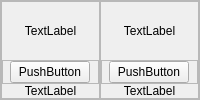
                            <widget class="QFrame" name="frame_26">
                             <property name="frameShape">
                              <enum>QFrame::StyledPanel</enum>
                             </property>
                             <property name="frameShadow">
                              <enum>QFrame::Raised</enum>
                             </property>
                             <layout class="QHBoxLayout" name="horizontalLayout_11">
                              <property name="spacing">
                               <number>0</number>
                              </property>
                              <property name="leftMargin">
                               <number>0</number>
                              </property>
                              <property name="topMargin">
                               <number>0</number>
                              </property>
                              <property name="rightMargin">
                               <number>0</number>
                              </property>
                              <property name="bottomMargin">
                               <number>0</number>
                              </property>
                              <item>
                               <widget class="QFrame" name="frame_30">
                                <property name="frameShape">
                                 <enum>QFrame::StyledPanel</enum>
                                </property>
                                <property name="frameShadow">
                                 <enum>QFrame::Raised</enum>
                                </property>
                                <layout class="QVBoxLayout" name="verticalLayout_13">
                                 <property name="spacing">
                                  <number>0</number>
                                 </property>
                                 <property name="leftMargin">
                                  <number>0</number>
                                 </property>
                                 <property name="topMargin">
                                  <number>0</number>
                                 </property>
                                 <property name="rightMargin">
                                  <number>0</number>
                                 </property>
                                 <property name="bottomMargin">
                                  <number>0</number>
                                 </property>
                                 <item>
                                  <widget class="QLabel" name="label_38">
                                   <property name="text">
                                    <string>TextLabel</string>
                                   </property>
                                   <property name="alignment">
                                    <set>Qt::AlignCenter</set>
                                   </property>
                                  </widget>
                                 </item>
                                 <item>
                                  <widget class="QFrame" name="frame_68">
                                   <property name="sizePolicy">
                                    <sizepolicy hsizetype="Preferred" vsizetype="Maximum">
                                     <horstretch>0</horstretch>
                                     <verstretch>0</verstretch>
                                    </sizepolicy>
                                   </property>
                                   <property name="styleSheet">
                                    <string notr="true"/>
                                   </property>
                                   <property name="frameShape">
                                    <enum>QFrame::StyledPanel</enum>
                                   </property>
                                   <property name="frameShadow">
                                    <enum>QFrame::Raised</enum>
                                   </property>
                                   <layout class="QHBoxLayout" name="horizontalLayout_43">
                                    <property name="spacing">
                                     <number>0</number>
                                    </property>
                                    <property name="leftMargin">
                                     <number>0</number>
                                    </property>
                                    <property name="topMargin">
                                     <number>0</number>
                                    </property>
                                    <property name="rightMargin">
                                     <number>0</number>
                                    </property>
                                    <property name="bottomMargin">
                                     <number>0</number>
                                    </property>
                                    <item>
                                     <widget class="QPushButton" name="pushButton_5">
                                      <property name="sizePolicy">
                                       <sizepolicy hsizetype="Maximum" vsizetype="Maximum">
                                        <horstretch>0</horstretch>
                                        <verstretch>0</verstretch>
                                       </sizepolicy>
                                      </property>
                                      <property name="text">
                                       <string>PushButton</string>
                                      </property>
                                      <property name="iconSize">
                                       <size>
                                        <width>16</width>
                                        <height>16</height>
                                       </size>
                                      </property>
                                      <property name="autoDefault">
                                       <bool>false</bool>
                                      </property>
                                      <property name="default">
                                       <bool>false</bool>
                                      </property>
                                      <property name="flat">
                                       <bool>false</bool>
                                      </property>
                                     </widget>
                                    </item>
                                   </layout>
                                  </widget>
                                 </item>
                                 <item>
                                  <widget class="QLabel" name="label_70">
                                   <property name="sizePolicy">
                                    <sizepolicy hsizetype="Preferred" vsizetype="Maximum">
                                     <horstretch>0</horstretch>
                                     <verstretch>0</verstretch>
                                    </sizepolicy>
                                   </property>
                                   <property name="text">
                                    <string>TextLabel</string>
                                   </property>
                                   <property name="alignment">
                                    <set>Qt::AlignCenter</set>
                                   </property>
                                  </widget>
                                 </item>
                                </layout>
                               </widget>
                              </item>
                              <item>
                               <widget class="QFrame" name="frame_63">
                                <property name="frameShape">
                                 <enum>QFrame::StyledPanel</enum>
                                </property>
                                <property name="frameShadow">
                                 <enum>QFrame::Raised</enum>
                                </property>
                                <layout class="QVBoxLayout" name="verticalLayout_14">
                                 <property name="spacing">
                                  <number>0</number>
                                 </property>
                                 <property name="leftMargin">
                                  <number>0</number>
                                 </property>
                                 <property name="topMargin">
                                  <number>0</number>
                                 </property>
                                 <property name="rightMargin">
                                  <number>0</number>
                                 </property>
                                 <property name="bottomMargin">
                                  <number>0</number>
                                 </property>
                                 <item>
                                  <widget class="QLabel" name="label_39">
                                   <property name="text">
                                    <string>TextLabel</string>
                                   </property>
                                   <property name="alignment">
                                    <set>Qt::AlignCenter</set>
                                   </property>
                                  </widget>
                                 </item>
                                 <item>
                                  <widget class="QFrame" name="frame_69">
                                   <property name="sizePolicy">
                                    <sizepolicy hsizetype="Preferred" vsizetype="Maximum">
                                     <horstretch>0</horstretch>
                                     <verstretch>0</verstretch>
                                    </sizepolicy>
                                   </property>
                                   <property name="frameShape">
                                    <enum>QFrame::StyledPanel</enum>
                                   </property>
                                   <property name="frameShadow">
                                    <enum>QFrame::Raised</enum>
                                   </property>
                                   <layout class="QHBoxLayout" name="horizontalLayout_44">
                                    <property name="spacing">
                                     <number>0</number>
                                    </property>
                                    <property name="leftMargin">
                                     <number>0</number>
                                    </property>
                                    <property name="topMargin">
                                     <number>0</number>
                                    </property>
                                    <property name="rightMargin">
                                     <number>0</number>
                                    </property>
                                    <property name="bottomMargin">
                                     <number>0</number>
                                    </property>
                                    <item>
                                     <widget class="QPushButton" name="pushButton_6">
                                      <property name="sizePolicy">
                                       <sizepolicy hsizetype="Maximum" vsizetype="Maximum">
                                        <horstretch>0</horstretch>
                                        <verstretch>0</verstretch>
                                       </sizepolicy>
                                      </property>
                                      <property name="text">
                                       <string>PushButton</string>
                                      </property>
                                     </widget>
                                    </item>
                                   </layout>
                                  </widget>
                                 </item>
                                 <item>
                                  <widget class="QLabel" name="label_71">
                                   <property name="sizePolicy">
                                    <sizepolicy hsizetype="Preferred" vsizetype="Maximum">
                                     <horstretch>0</horstretch>
                                     <verstretch>0</verstretch>
                                    </sizepolicy>
                                   </property>
                                   <property name="text">
                                    <string>TextLabel</string>
                                   </property>
                                   <property name="alignment">
                                    <set>Qt::AlignCenter</set>
                                   </property>
                                  </widget>
                                 </item>
                                </layout>
                               </widget>
                              </item>
                             </layout>
                            </widget>
